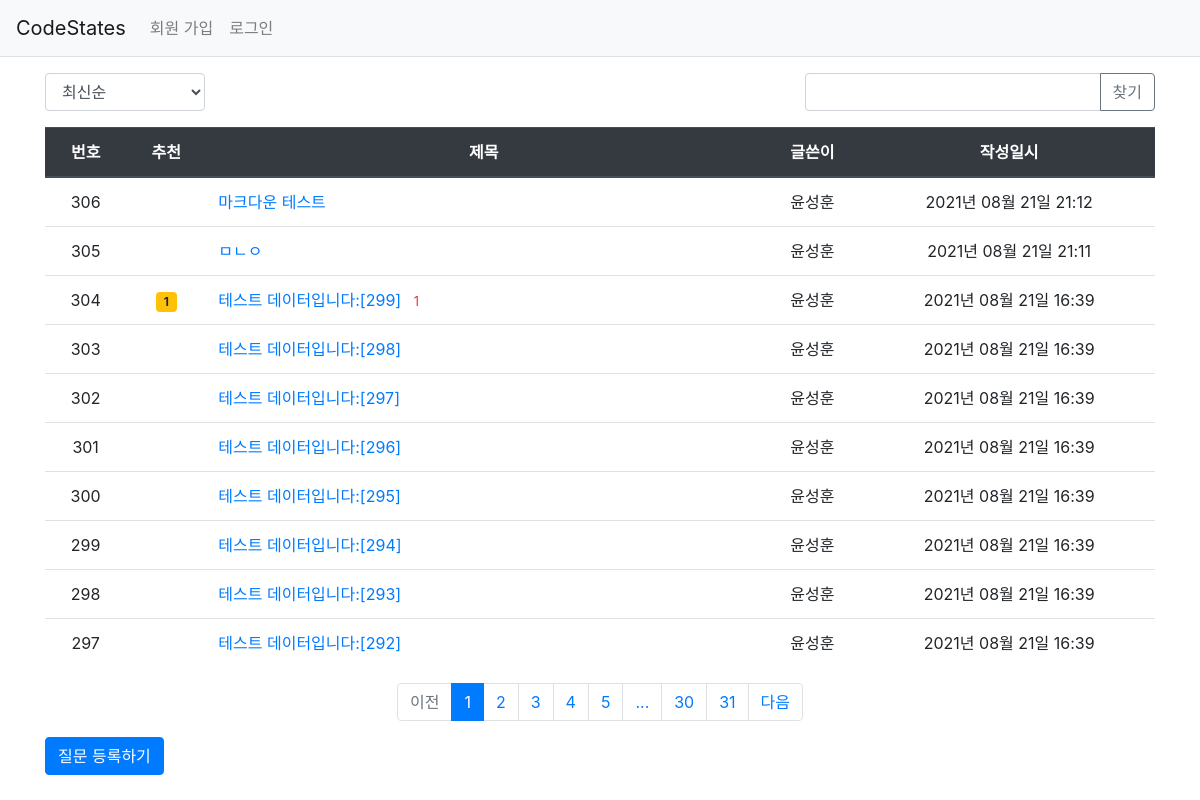
Page /question/list/ on the committed database.
### app/models.py (models this page shows)
class Question(db.Model): # Question 모델 생성, 기본 클래스 db.Model 상속
    id = db.Column(db.Integer, primary_key=True) # 고유 번호, 기본키 설정
    subject = db.Column(db.String(200), nullable=False) # 제목 db.String() 글자 수 제한
    content = db.Column(db.Text(), nullable=False) # 내용 db.Text() 글자 수 제한 x
    create_date = db.Column(db.DateTime(), nullable=False) # 작성 일시
    user_id = db.Column(db.Integer, db.ForeignKey('user.id', ondelete='CASCADE'), nullable=False)
    user = db.relationship('User', backref=db.backref('question_set'))
    modify_date = db.Column(db.DateTime(), nullable=True)
    voter = db.relationship('User', secondary=question_voter, backref=db.backref('question_voter_set'))

class User(db.Model):
    id = db.Column(db.Integer, primary_key=True)
    username = db.Column(db.String(150), unique=True, nullable=False)
    password = db.Column(db.String(200), nullable=False)
    email = db.Column(db.String(120), unique=True, nullable=False)

### app/views/question_views.py (the view, shortened to what this page needs)
@bp.route('/list/') # 질문 리스트 목록
def _list():
    page = request.args.get('page', type=int, default=1)
    kw = request.args.get('kw', type=str, default='')
    so = request.args.get('so', type=str, default='recent')
    if so == 'recommend':
        sub_query = db.session.query(question_voter.c.question_id, func.count('*').label('num_voter')) \
            .group_by(question_voter.c.question_id).subquery()
        question_list = Question.query \
            .outerjoin(sub_query, Question.id == sub_query.c.question_id) \
            .order_by(sub_query.c.num_voter.desc(), Question.create_date.desc())
    elif so == 'popular':
        sub_query = db.session.query(Answer.question_id, func.count('*').label('num_answer')) \
            .group_by(Answer.question_id).subquery()
        question_list = Question.query.outerjoin(sub_query, Question.id == sub_query.c.question_id) \
            .order_by(sub_query.c.num_answer.desc(), Question.create_date.desc())
    else:  # recent
        question_list = Question.query.order_by(Question.create_date.desc())
    question_list = question_list.paginate(page, per_page=10)
    return render_template('question/question_list.html', question_list=question_list, page=page, kw=kw, so=so)

### app/filter.py (called while the page is built)
def format_datetime(value, fmt='%Y년 %m월 %d일 %H:%M'):
        return value.strftime(fmt)

### app/views/auth_views.py (called while the page is built)
@bp.before_app_request
def load_logged_in_user():
    user_id = session.get('user_id')
    if user_id is None:
        g.user = None
    else:
        g.user = User.query.get(user_id)

### app/templates/question/question_list.html (shortened to what this page needs)
{% extends 'base.html' %}
{% block content %}
<div class="container my-3">
	<div class="row justify-content-between my-3">
		<div class="col-2">
			<select class="form-control so">
				<option value="recent" {% if so=='recent' %}selected{% endif %}>최신순</option>
			</select>
		</div>
        <div class="col-4 input-group">
            <input type="text" class="form-control kw" value="{{ kw or '' }}">
            <div class="input-group-append">
                <button class="btn btn-outline-secondary" type="button" id="btn_search">찾기</button>
            </div>
        </div>
    </div>
	<table class="table">
		<thead>
			<tr class="text-center thead-dark">
				<th>번호</th>
				<th>추천</th>
				<th style="width:50%">제목</th>
				<th>글쓴이</th>
				<th>작성일시</th>
			</tr>
		</thead>
		<tbody>
			{% if question_list %}
			{% for question in question_list.items %}
			<tr class="text-center">
				<td>{{ question_list.total - ((question_list.page-1) * question_list.per_page) - loop.index0 }}</td>
				<td>
            		{% if question.voter|length > 0 %}
            		<span class="badge badge-warning px-2 py-1">{{ question.voter|length }}</span>
            		{% endif %}
        		</td>
				<td class="text-left">
					<a href="{{ url_for('question.detail', question_id=question.id) }}">{{ question.subject }}</a>
					{% if question.answer_set|length > 0 %}
					<span class="text-danger small ml-2">{{ question.answer_set|length }}</span>
					{% endif %}
				</td>
				<td>{{ question.user.username }} </td>
				<td>{{ question.create_date|datetime }}</td>
			</tr>
			{% endfor %}
			{% else %}
			<tr>
				<td colspan="3">질문이 없습니다.</td>
			</tr>
			{% endif %}
		</tbody>
	</table>
	<ul class="pagination justify-content-center">
		{% if question_list.has_prev %}
		<li class="page-item">
		    <a class="page-link" data-page="{{ question_list.prev_num }}" href="#">이전</a>
		</li>
		{% else %}
		<li class="page-item disabled">
			<a class="page-link" tabindex="-1" aria-disabled="true" href="#">이전</a>
		</li>
		{% endif %}
		{% for page_num in question_list.iter_pages() %}
		{% if page_num %}
		{% if page_num != question_list.page %}
		<li class="page-item">
			<a class="page-link" data-page="{{ page_num }}" href="#">{{ page_num }}</a>
		</li>
		{% else %}
		<li class="page-item active" aria-current="page">
			<a class="page-link" href="#">{{ page_num }}</a>
		</li>
		{% endif %}
		{% else %}
		<li class="disabled">
			<a class="page-link" href="#">...</a>
		</li>
		{% endif %}
		{% endfor %}
		{% if question_list.has_next %}
		<li class="page-item">
			<a class="page-link" data-page="{{ question_list.next_num }}" href="#">다음</a>
		</li>
		{% else %}
		<li class="page-item disabled">
			<a class="page-link" tabindex="-1" aria-disabled="true" href="#">다음</a>
		</li>
		{% endif %}
	</ul>
	<a href="{{ url_for('question.create') }}" class="btn btn-primary">질문 등록하기</a>
</div>
{% endblock %}

### rows in the picture
Question: id "306", subject "마크다운 테스트", user.username "윤성훈", create_date "2021년 08월 21일 21:12"
Question: id "305", subject "ㅁㄴㅇ", user.username "윤성훈", create_date "2021년 08월 21일 21:11"
Question: id "304", voter|length "1", subject "테스트 데이터입니다:[299]", answer_set|length "1", user.username "윤성훈", create_date "2021년 08월 21일 16:39"
Question: id "303", subject "테스트 데이터입니다:[298]", user.username "윤성훈", create_date "2021년 08월 21일 16:39"
Question: id "302", subject "테스트 데이터입니다:[297]", user.username "윤성훈", create_date "2021년 08월 21일 16:39"
Question: id "301", subject "테스트 데이터입니다:[296]", user.username "윤성훈", create_date "2021년 08월 21일 16:39"
Question: id "300", subject "테스트 데이터입니다:[295]", user.username "윤성훈", create_date "2021년 08월 21일 16:39"
Question: id "299", subject "테스트 데이터입니다:[294]", user.username "윤성훈", create_date "2021년 08월 21일 16:39"
Question: id "298", subject "테스트 데이터입니다:[293]", user.username "윤성훈", create_date "2021년 08월 21일 16:39"
Question: id "297", subject "테스트 데이터입니다:[292]", user.username "윤성훈", create_date "2021년 08월 21일 16:39"

### other values in the picture
{{ page_num }} "1"
{{ page_num }} "2" "3" "4" "5" "30" "31"
